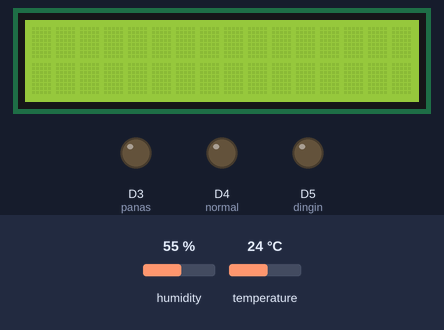
Bench run of a sketch on a simulated ESP8266 (NodeMCU). On the bench: 16×2 character LCD, output pins drawn as LEDs (lit = HIGH). The test bench sets the inputs (shaded band); at power-on: temperature 24 °C, humidity 55 %. WiFi joins after 1.5 s; servers stay silent unless stated; network time is answered at once with the bench clock; the local clock reads 2024-03-15 10:24:30 at power-on unless the sketch sets it; what the sketch prints to the serial monitor is not drawn.

Above: at 2.7 s.
2.8 s: temperature set to 27 °C
At 12.9 s:
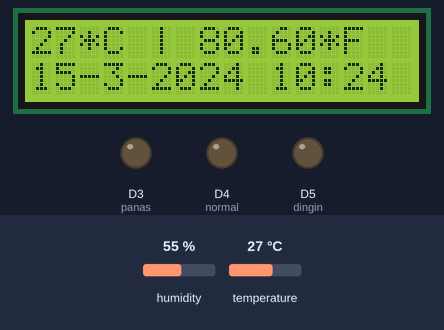
13.2 s: temperature set to 30 °C
At 15.5 s:
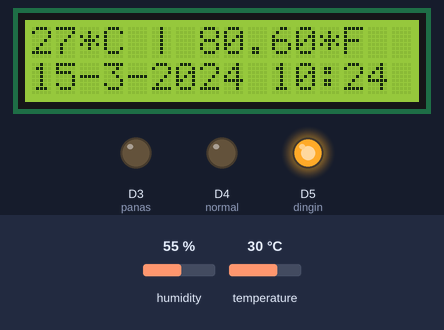
22.2 s: temperature set to 33 °C
At 25.1 s:
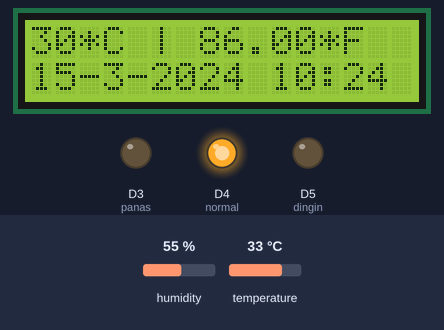
Timing chart, 0 to 37.4 s (numbered marks = the images above; inputs shaded):
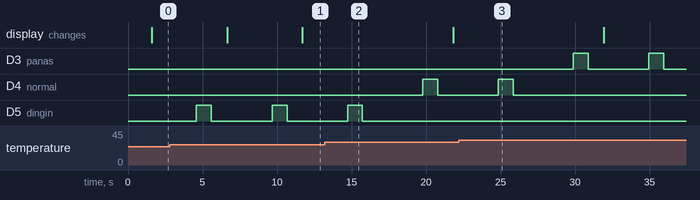

The sketch:

LCD_Tugas.ino
```cpp
#include <SimpleDHT.h>
#include <LiquidCrystal_I2C.h>
#include <NTPClient.h>
#include <ESP8266WiFi.h>
#include <WiFiUdp.h>

#define pinDHT 7
#define panas D3
#define dingin D5
#define normal D4

byte temperature = 0;
byte humidity = 0;
byte data[40] = {0};

String suhu;
String date;

const char *ssid     = "Pew";
const char *password = "qwe12345";

// Define NTP Client to get time
WiFiUDP ntpUDP;
NTPClient timeClient(ntpUDP, "asia.pool.ntp.org");

SimpleDHT11 dht11(D0);
LiquidCrystal_I2C lcd(0x27, 16, 2);

void kelembabansuhu()
{
  dht11.read(&temperature, &humidity, data);
  for (int i = 0; i < 40; i++) {
    if (i > 0 && ((i + 1) % 4) == 0) {
    }
  }
  suhu = String(temperature)+"*C | "+String(temperature*1.8+32)+"*F";
  Serial.print("Suhu 1: ");
  Serial.println(suhu);
  delay(3000);
  if((int)temperature > 31){
    digitalWrite(panas, HIGH);
    digitalWrite(normal, LOW);
    digitalWrite(dingin, LOW);
    delay(1000);
    digitalWrite(panas, LOW);
    digitalWrite(normal, LOW);
    digitalWrite(dingin, LOW);
    delay(1000);
  }else if((int)temperature >= 29 && (int)temperature < 31){
    digitalWrite(panas, LOW);
    digitalWrite(normal, HIGH);
    digitalWrite(dingin, LOW);
    delay(1000);
    digitalWrite(panas, LOW);
    digitalWrite(normal, LOW);
    digitalWrite(dingin, LOW);
    delay(1000);
  }else if((int)temperature < 29){
    digitalWrite(panas, LOW);
    digitalWrite(normal, LOW);
    digitalWrite(dingin, HIGH);
    delay(1000);
    digitalWrite(panas, LOW);
    digitalWrite(normal, LOW);
    digitalWrite(dingin, LOW);
    delay(1000);
  }
}
void waktu(){
  timeClient.update();
  time_t epochTime = timeClient.getEpochTime();
  struct tm *ptm = gmtime ((time_t *)&epochTime);
  int hari = ptm->tm_mday;
  int bulan = ptm->tm_mon+1;
  int tahun = ptm->tm_year+1900;
  date = String(hari) + "-" + String(bulan) + "-" + String(tahun)+" "+String(timeClient.getHours())+":"+String(timeClient.getMinutes());
}

void setup()
{
  Serial.begin(115200);
  //setup wfi untuk waktu
  Serial.print("Connecting to ");
  Serial.println(ssid);
  WiFi.begin(ssid, password);
  while ( WiFi.status() != WL_CONNECTED ) {
    delay ( 500 );
    Serial.print ( "." );
  }
  timeClient.begin();
  timeClient.setTimeOffset(25200);
  lcd.init();
  lcd.backlight();
  lcd.home();
  pinMode(panas, OUTPUT);
  pinMode(normal, OUTPUT);
  pinMode(dingin, OUTPUT);
}

void loop()
{
  kelembabansuhu();
  waktu();
  lcd.home();
  lcd.print(suhu);
  lcd.setCursor(0,1);
  lcd.print(date);
}
```

Measured:
- the behaviour switches between 28 and 29 °C on temperature (found by bisection; images 1 and 2)
- after the input at 2.8 s, the display: first differs from a run without the input after 8.9 s (image 1)
- after the input at 13.2 s, D4 (normal): LOW → HIGH after 6.6 s, → LOW 1.0 s later; D5 (dingin): goes on until 15.7 s, then stays LOW
- after the input at 22.2 s, D3 (panas): alternates HIGH for 1.0 s and LOW for 4.1 s, starting after 7.7 s; D4 (normal): goes on until 25.8 s, then stays LOW
- by itself, D5 (dingin): alternates HIGH for 1.0 s and LOW for 4.1 s
